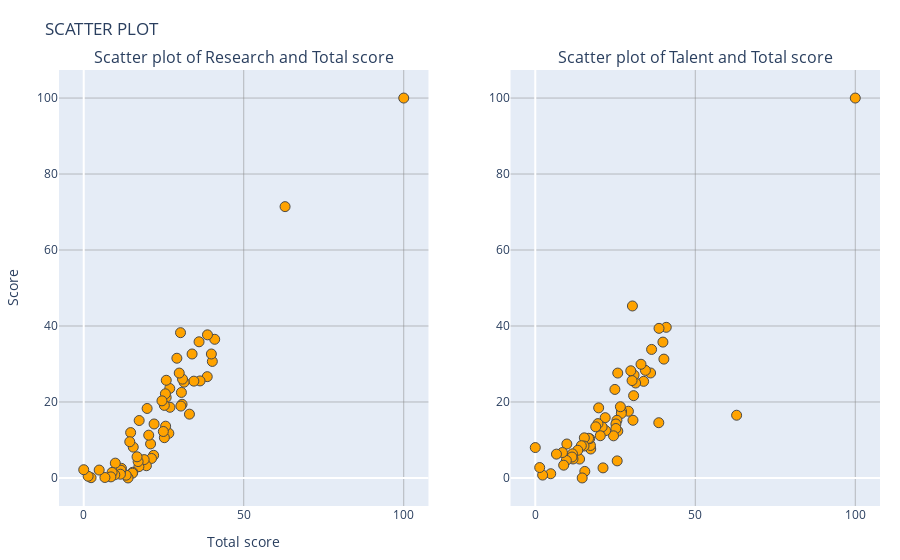

Notebook code cell kept with this figure:
### Code cell
# SCATTER PLOT SYNTAX IN PLOTLY

columns = ['Research', 'Talent']

# Create figure with subplots and titles
fig = make_subplots(rows=1, cols=2, subplot_titles=[f'Scatter plot of {col} and Total score' for col in columns])

# Add scatter traces for each column
for i, col in enumerate(columns):
    fig.add_trace(
        go.Scatter(
            x=df['Total score'],
            y=df[col],
            mode='markers',
            marker=dict(
                size=10,
                color= '#ffa300',
                line=dict(color= '#4a4a4a', width=1)
            ),
            name=col
        ),
        row=1, col=i+1
    )

# Set overall title and axes labels
fig.update_layout(
    title_text='SCATTER PLOT',
    xaxis_title='Total score',
    yaxis_title='Score',
    showlegend=False
)

# Style subplots
fig.update_layout(
    hovermode='x',  # Enable hover interaction
    margin=dict(l=20, r=20, b=20, t=70)
)

# Set minor grid for both subplots
fig.update_xaxes(showgrid=True, gridwidth=0.5, gridcolor="gray")
fig.update_yaxes(showgrid=True, gridwidth=0.5, gridcolor="gray")

fig.show()

### Figure 1 — Plotly figure (JSON) as saved in the notebook; plotly's stock layout.template omitted (floating-point values rounded to 4 significant figures)
{"data": [{"marker": {"color": "#ffa300", "line": {"color": "#4a4a4a", "width": 1}, "size": 10}, "mode": "markers", "name": "Research", "type": "scatter", "x": [100, 62.92, 40.93, 40.19, 39.89, 38.67, 38.6, 36.35, 36.04, 34.42, 33.86, 33.04, 31.36, 30.87, 30.73, 30.53, 30.36, 30.25, 29.85, 29.11, 26.95, 26.89, 26.6, 25.79, 25.77, 25.6, 25.52, 25.2, 25.19, 24.88, 24.45, 21.99, 21.85, 21.17, 20.89, 20.31, 19.81, 19.59, 18.89, 17.33, 17.24, 17, 16.66, 15.48, 15.33, 15.24, 14.66, 14.39, 13.85, 13.27, 11.79, 11.62, 11.47, 9.87, 9.71, 8.87, 8.49, 6.62, 4.83, 2.3, 1.38, 0], "xaxis": "x", "y": [100, 71.42, 36.5, 30.67, 32.63, 37.67, 26.66, 25.54, 35.84, 25.48, 32.63, 16.79, 25.21, 26.01, 19.39, 22.51, 18.92, 38.24, 27.61, 31.51, 18.6, 23.56, 11.75, 25.71, 21.18, 13.63, 22.15, 10.6, 19.1, 12.23, 20.3, 14.21, 5.96, 5.13, 8.96, 11.26, 18.29, 3.22, 4.83, 15.12, 2.97, 4.31, 5.57, 8.11, 1.49, 1.25, 11.94, 9.53, 0, 0.73, 2.53, 2.03, 0.98, 3.9, 0.83, 1.46, 0.28, 0.12, 2.08, 0.07, 0.45, 2.17], "yaxis": "y"}, {"marker": {"color": "#ffa300", "line": {"color": "#4a4a4a", "width": 1}, "size": 10}, "mode": "markers", "name": "Talent", "type": "scatter", "x": [100, 62.92, 40.93, 40.19, 39.89, 38.67, 38.6, 36.35, 36.04, 34.42, 33.86, 33.04, 31.36, 30.87, 30.73, 30.53, 30.36, 30.25, 29.85, 29.11, 26.95, 26.89, 26.6, 25.79, 25.77, 25.6, 25.52, 25.2, 25.19, 24.88, 24.45, 21.99, 21.85, 21.17, 20.89, 20.31, 19.81, 19.59, 18.89, 17.33, 17.24, 17, 16.66, 15.48, 15.33, 15.24, 14.66, 14.39, 13.85, 13.27, 11.79, 11.62, 11.47, 9.87, 9.71, 8.87, 8.49, 6.62, 4.83, 2.3, 1.38, 0], "xaxis": "x2", "y": [100, 16.51, 39.65, 31.28, 35.76, 39.38, 14.54, 33.83, 27.63, 28.32, 25.43, 29.93, 24.99, 27.07, 21.66, 15.18, 45.27, 25.63, 28.21, 17.56, 17.61, 16.97, 18.74, 12.34, 27.61, 4.49, 15.17, 14.21, 13.02, 23.3, 11.09, 12.46, 15.87, 2.65, 13.43, 11.11, 18.45, 14.3, 13.46, 7.62, 8.55, 10.34, 10.44, 1.72, 10.56, 8.4, 0, 8.49, 4.97, 7.28, 4.99, 6.34, 5.51, 8.94, 4.61, 3.36, 6.69, 6.27, 1.11, 0.75, 2.74, 8], "yaxis": "y2"}], "layout": {"annotations": [{"font": {"size": 16}, "showarrow": false, "text": "Scatter plot of Research and Total score", "x": 0.225, "xanchor": "center", "xref": "paper", "y": 1, "yanchor": "bottom", "yref": "paper"}, {"font": {"size": 16}, "showarrow": false, "text": "Scatter plot of Talent and Total score", "x": 0.775, "xanchor": "center", "xref": "paper", "y": 1, "yanchor": "bottom", "yref": "paper"}], "hovermode": "x", "margin": {"b": 20, "l": 20, "r": 20, "t": 70}, "showlegend": false, "title": {"text": "SCATTER PLOT"}, "xaxis": {"anchor": "y", "domain": [0, 0.45], "gridcolor": "gray", "gridwidth": 0.5, "showgrid": true, "title": {"text": "Total score"}}, "xaxis2": {"anchor": "y2", "domain": [0.55, 1], "gridcolor": "gray", "gridwidth": 0.5, "showgrid": true}, "yaxis": {"anchor": "x", "domain": [0, 1], "gridcolor": "gray", "gridwidth": 0.5, "showgrid": true, "title": {"text": "Score"}}, "yaxis2": {"anchor": "x2", "domain": [0, 1], "gridcolor": "gray", "gridwidth": 0.5, "showgrid": true}}}
